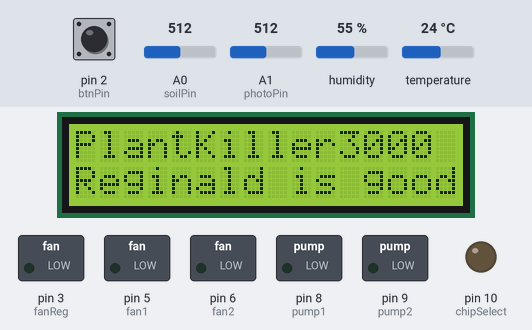
The sketch below on a simulated Arduino Uno, built with avr-gcc and run on an emulated ATmega328P. On the bench: 16×2 character LCD, switched loads named in the sketch (green lamp = pin HIGH), output pins drawn as LEDs (lit = HIGH). The test bench sets the inputs (shaded band); at power-on: pin 2 (btnPin) HIGH, A0 (soilPin) = 512, A1 (photoPin) = 512, humidity 55 %, temperature 24 °C. Storage starts empty; what the sketch prints to the serial monitor is not drawn.

Above: at 1.3 s.
1.4 s: pin 2 (btnPin) pulled LOW for 0.15 s
At 2.8 s:
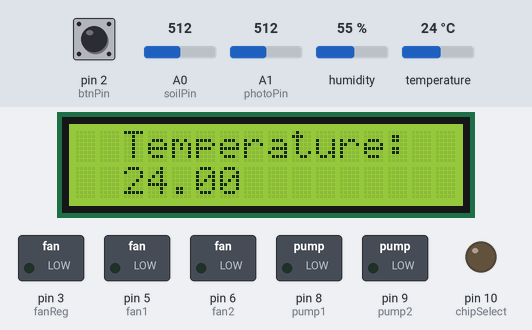
15.5 s: pin 2 (btnPin) pulled LOW for 1 s
At 17.0 s:
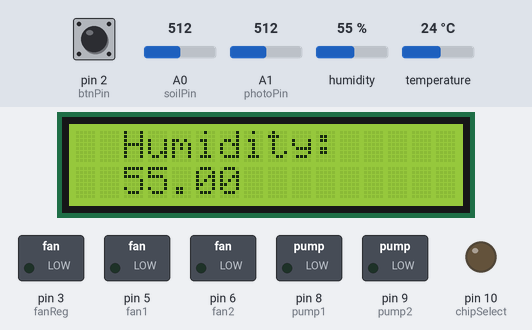
19.5 s: pin 2 (btnPin) pulled LOW for 0.15 s
At 20.1 s:
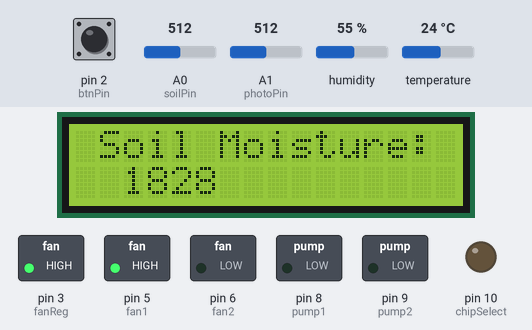
33.6 s: pin 2 (btnPin) pulled LOW for 3.2 s
At 37.7 s:
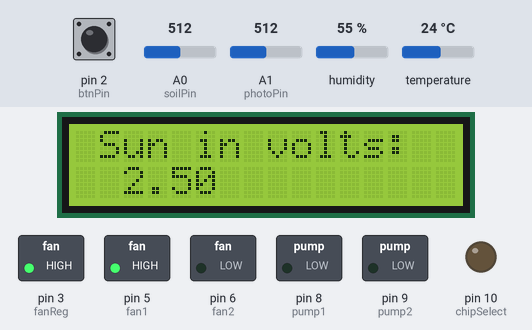
38.3 s: pin 2 (btnPin) pulled LOW for 0.15 s
At 39.4 s:
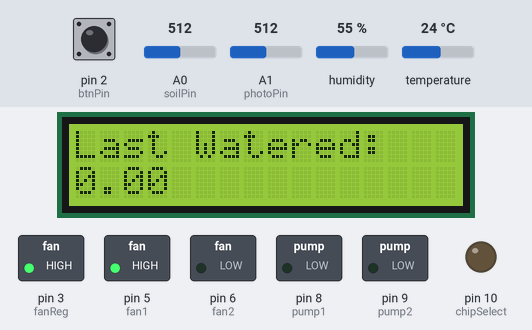
52.4 s: pin 2 (btnPin) pulled LOW for 1 s
At 54.9 s:
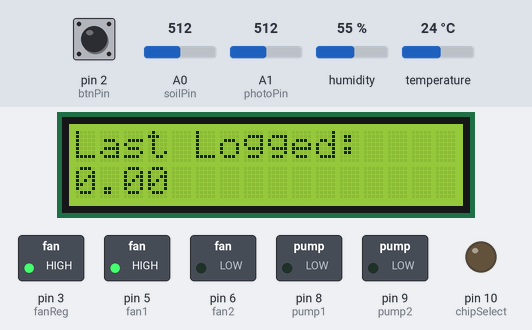
Timing chart, 0 to 73.5 s (numbered marks = the images above; inputs shaded):
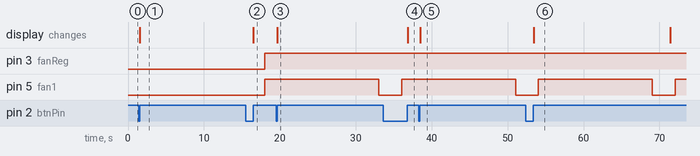

The sketch:

DemoFinal.ino
```cpp
#include <LiquidCrystal_I2C.h>
#include "DHT.h"
#include <SPI.h>
#include <SD.h>

//All data pins
const int tempPin = 4;
const int btnPin = 2;
const int soilOn = 7;
const int chipSelect = 10;
const int soilPin = A0;
const int photoPin = A1;
const int pump1 = 8;
const int pump2 = 9;
const int fan1 = 5;
const int fan2 = 6;
const int fanReg = 3;


LiquidCrystal_I2C lcd(0x27, 16, 2); //LCD screen setup

File myFile; //File Setup

//Temp&Humid Setup
#define DHTTYPE DHT11
DHT dht(tempPin, DHTTYPE);

//Variables for different sensors
int scrset = -1;
int scrLast = 0;
int laststate;
int perc;
float temp;
float humid;
float value;
float photoData;
bool wasWater = false;
bool water = false;
String status = "good";

//ScreenOn Variable
bool isScreenOn = false;

//millis commands
unsigned long currentMillis = 0;
unsigned long previousSDMillis = 0;
unsigned long scrOffCalculate = 0;
unsigned long previousWater =0;
unsigned long previousFan =0;

//millis intervals
const int hourCheck = 18000; //3600000;
const int screenTimeCheck = 18000;
const int waterTime = 5000;
const int fanTime = 15000;

void setup() {
  lcd.init();
  lcd.clear();
  lcd.backlight();      // Make sure backlight is on

  Serial.begin(9600);
  dht.begin();

  pinMode(btnPin, INPUT);
  pinMode(soilPin, INPUT);
  pinMode(photoPin, INPUT);

  pinMode(chipSelect, OUTPUT);

  pinMode(pump1, OUTPUT);
  pinMode(pump2, OUTPUT);

  pinMode(fan1, OUTPUT);
  pinMode(fan2, OUTPUT);
  pinMode(fanReg, OUTPUT);

  digitalWrite(soilOn, LOW);

   if (!SD.begin()) {
    Serial.println("initialization failed!");
    return;
  }
  Serial.println("initialization done.");

  SDWRITE();
}

void loop()
{
  SDCheck();
  scrOnCheck();
  stopAll();
}

void scrSelect()
 {
    if (scrset == 0)
    {
      lcd.setCursor(0,0);
      lcd.print("PlantKiller3000");
      lcd.setCursor(0,1);   //Move cursor to character 2 on line 1
      lcd.print("Reginald is");
      lcd.setCursor(12,1);
      lcd.print(status);
    }

    if(scrset == 1) //Displays Current temperature
    {
      lastscr();
      temp = dht.readTemperature();

      lcd.setCursor(2,0);
      lcd.print("Temperature:");
      lcd.setCursor(2,1);   //Move cursor to character 2 on line 1
      lcd.print(temp);
    }

    if (scrset == 2) // Displays current Humidity
    {
      lastscr();
      humid = dht.readHumidity();

      lcd.setCursor(2,0);
      lcd.print("Humidity:");
      lcd.setCursor(2,1);   //Set cursor to character 2 on line 0
      lcd.print(humid);
   }

    if (scrset == 3) // Displays Soil Moisture
    {
      lastscr();
      digitalWrite(soilOn, HIGH);
      value = analogRead(soilPin);
      int per = map(value, 0, 28, 0, 100);

      lcd.setCursor(1,0);
      lcd.print("Soil Moisture:");
      lcd.setCursor(2,1);
      lcd.print(per);
      digitalWrite(soilOn, LOW);
   }

    if (scrset == 4) // Displays Amount of light in volts
    {
      lastscr();
      float photoData = analogRead(photoPin);

      float voltage = (float)photoData * 5 / 1023;
      lcd.setCursor(1,0);
      lcd.print("Sun in volts:");
      lcd.setCursor(2,1);
      lcd.print(voltage);
    }

    if(scrset == 5) // Displays when plant last watered (in hours)
    {
      lastscr();
      currentMillis = millis();
      float minsSinceWater = (currentMillis - previousWater) / 60000;

      lcd.setCursor(0,0);
      lcd.print("Last Watered:");
      lcd.setCursor(0,1);
      lcd.print(minsSinceWater);
    }

    if (scrset == 6)// Displays when data was last recorded
    {
      lastscr();
     currentMillis = millis();
    float minsSinceSD = (currentMillis - previousSDMillis) / 60000;

      lcd.setCursor(0,0);
      lcd.print("Last Logged:");
      lcd.setCursor(0,1);
      lcd.print(minsSinceSD);
    }
 }

void whatScreen()
{
  int look = digitalRead(btnPin);

  if (look != laststate)
  {
    if (look == 1)
    {
      currentMillis = millis();
      scrOffCalculate = currentMillis;
      scrset += 1;
      scrset %= 7;
    }
    laststate = look;
  }
}

void lastscr()
{
  if (scrLast != scrset)
  {
    lcd.clear();
    scrLast = scrset;
  }
}

void scrOnCheck()
{
  if (isScreenOn == false)
  {
    lcd.clear();
    lcd.noBacklight();
    if(digitalRead(btnPin) == HIGH)
    {
      isScreenOn = true;
      scrOffCalculate = currentMillis;
    }
  }
  if(isScreenOn == true)
  {
    currentMillis = millis();
    lcd.backlight();
    whatScreen();
    scrSelect();
    if (currentMillis - scrOffCalculate >= screenTimeCheck)
    {
        isScreenOn = false;
        scrset = -1;
    }
  }
}

void SDWRITE()
{
  temp = dht.readTemperature();
  humid = dht.readHumidity();

  digitalWrite(soilOn, HIGH);
  value = analogRead(soilPin);
  perc = map(value, 0, 28, 0, 100);
  digitalWrite(soilOn, LOW);

  float photoData = analogRead(photoPin);
  float voltage = (float)photoData * 5 / 1023;
while(!myFile)
{
  myFile.close();
  myFile = SD.open("data.txt", FILE_WRITE);
}

  if (myFile) {
    Serial.print("Writing to test.txt...");
  //Temperature
  myFile.print(temp);
  myFile.print(", ");
  //Humidity
  myFile.print(humid);
  myFile.print(", ");
  //Soil Moisture
  myFile.print(perc);
  myFile.print(", ");
  //Light Sensor
  myFile.println(voltage);
  // close the file:
    myFile.close();
    Serial.println("done.");
  } else {
    // if the file didn't open, print an error:
    Serial.println("error opening test.txt");
  }
}

void SDCheck()
{
 currentMillis = millis();
  if (currentMillis - previousSDMillis >= hourCheck)
    {
      SDWRITE();
      plantCheck();
      previousSDMillis = currentMillis;
      status = "read";
    }
}

void plantCheck()
{
   if(wasWater != true)
      {
        if (perc <= 25)
       {
        waterPlant();
        wasWater = true;
        status = "dry";
       }
      }
    else if (wasWater == true)
    {
        wasWater = false;
        status = "wet";
    }

  if (temp >= 24 || humid >= 55)
  {
    digitalWrite(fanReg, 93);
    fanPlant();
    status = "fan";
  }
  if (temp >= 30 || temp <= -2 || humid >= 75 || humid <= 0 || perc >= 60 || perc <= 0)
  {
    status = "dead";
  }
}

void fanPlant()
{
  digitalWrite(fan1, HIGH);
  digitalWrite(fan2, LOW);
  previousFan = millis();
}

void waterPlant()
{
  water = true;
  digitalWrite(pump1, HIGH);
  digitalWrite(pump2, LOW);
  previousWater = millis();
}

void stopAll()
{
 if (water == true)
 {
 if (currentMillis - previousWater >= waterTime)
  {
  digitalWrite(pump1, LOW);
  digitalWrite(pump2, LOW);
  water = false;
  }
 }
  if (currentMillis - previousFan >= fanTime)
  {
  digitalWrite(fan1, LOW);
  digitalWrite(fan2, LOW);
  }
}
```

Measured:
- after the input at 1.4 s, the display: changes after 0.17 s (image 1)
- after the input at 15.5 s, the display: changes after 1.0 s (image 2)
- after the input at 19.5 s, the display: changes after 0.17 s (image 3)
- after the input at 33.6 s, the display: changes after 3.2 s (image 4)
- after the input at 38.3 s, the display: changes after 0.18 s (image 5)
- after the input at 52.4 s, the display: changes after 1.0 s (image 6)
